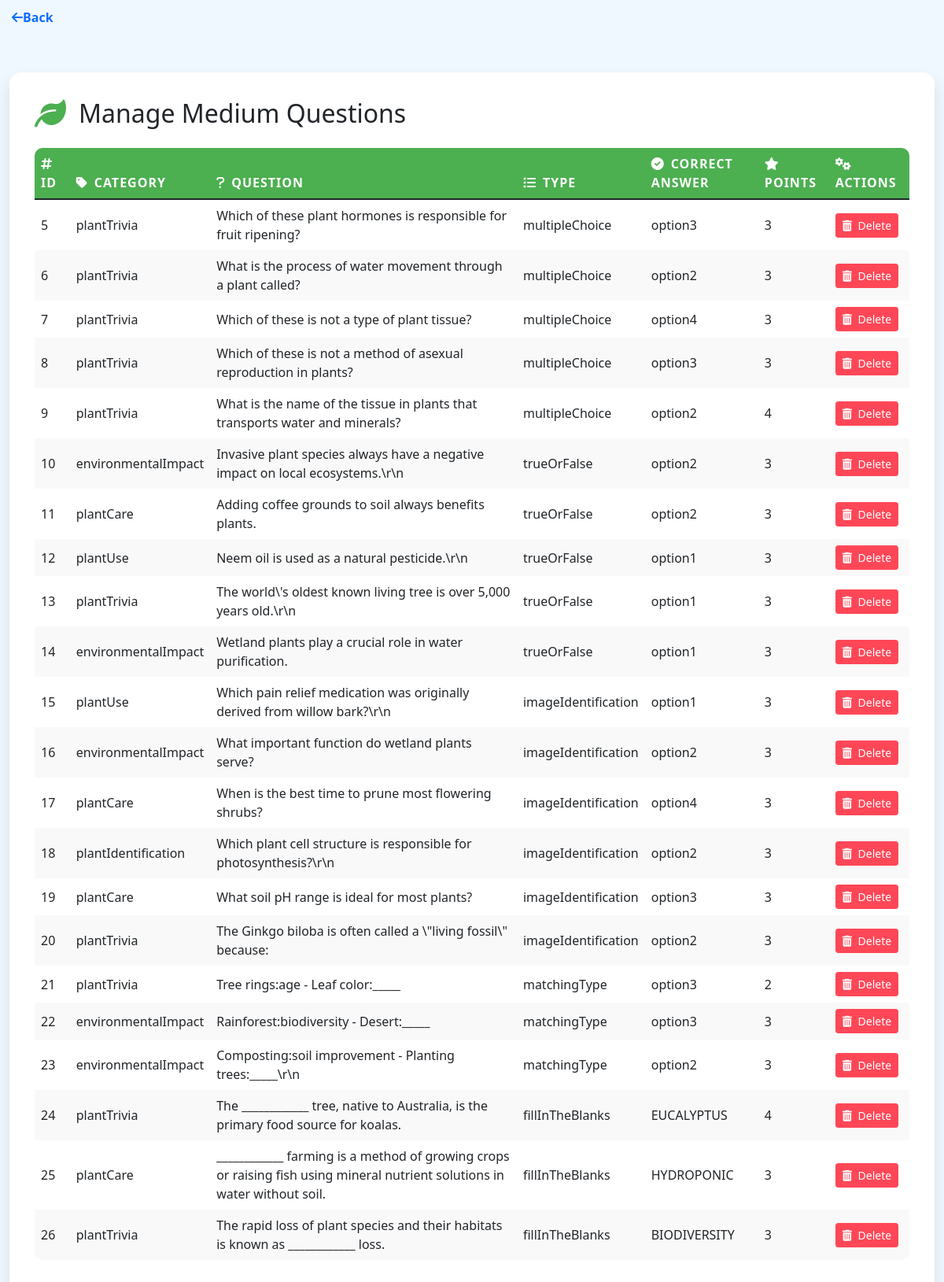
Screenshot of /manage_question_medium.php with the database file from the repository.
### tables this page shows
CREATE TABLE `medium` (
  `mediumID` int(11) NOT NULL,
  `Mcategory` varchar(255) NOT NULL,
  `Mcorrectanswer` varchar(255) NOT NULL,
  `Mimgupload` varchar(255) NOT NULL,
  `Mpoint` int(11) NOT NULL,
  `Mquestion` varchar(255) NOT NULL,
  `MtypeQuestion` varchar(255) NOT NULL,
  `option1` varchar(255) NOT NULL,
  `option2` varchar(255) NOT NULL,
  `option3` varchar(255) NOT NULL,
  `option4` varchar(255) NOT NULL
);

### manage_question_medium.php (the view, shortened to what this page needs)
<?php
$servername = "localhost";
$username = "root";
$password = "";
$dbname = "floraquiz";
$conn = new mysqli($servername, $username, $password, $dbname);
$sql = "SELECT * FROM medium";
$result = $conn->query($sql);
?>
<!DOCTYPE html>
<html lang="en">
<head>
    <link href="https://cdn.jsdelivr.net/npm/bootstrap@5.1.3/dist/css/bootstrap.min.css" rel="stylesheet">
    <link href="https://cdnjs.cloudflare.com/ajax/libs/font-awesome/6.0.0-beta3/css/all.min.css" rel="stylesheet">
</head>
<body>
<div class="action-buttons">
    <a href="#" class="action-button back-button" onclick="goBack()">
        <i class="fas fa-arrow-left icon"></i>Back
    </a>
</div>
<div class="container mt-5">
        <div class="card mb-4 fade-in">
            <div class="card-body">
                <h2 class="card-title mb-4 d-flex align-items-center">
                    <i class="fas fa-leaf header-icon"></i>
                    Manage Medium Questions
                </h2>
                <div class="table-responsive">
                    <table class="table table-hover">
                        <thead>
                            <tr>
                                <th><i class="fas fa-hashtag me-2"></i>ID</th>
                                <th><i class="fas fa-tag me-2"></i>Category</th>
                                <th><i class="fas fa-question me-2"></i>Question</th>
                                <th><i class="fas fa-list-ul me-2"></i>Type</th>
                                <th><i class="fas fa-check-circle me-2"></i>Correct Answer</th>
                                <th><i class="fas fa-star me-2"></i>Points</th>
                                <th><i class="fas fa-cogs me-2"></i>Actions</th>
                            </tr>
                        </thead>
                        <tbody>
                            <?php
                            if ($result->num_rows > 0) {
                                while($row = $result->fetch_assoc()) {
                                    echo "<tr>";
                                    echo "<td>".$row["mediumID"]."</td>";
                                    echo "<td>".$row["Mcategory"]."</td>";
                                    echo "<td>".$row["Mquestion"]."</td>";
                                    echo "<td>".$row["MtypeQuestion"]."</td>";
                                    echo "<td>".$row["Mcorrectanswer"]."</td>";
                                    echo "<td>".$row["Mpoint"]."</td>";
                                    echo "<td>
                                            <button type='button' class='btn btn-delete btn-sm' onclick='showDeleteModal(".$row["mediumID"].")'>
                                                <i class='fas fa-trash-alt me-1'></i> Delete
                                            </button>
                                          </td>";
                                    echo "</tr>";
                                }
                            } else {
                                echo "<tr><td colspan='7' class='text-center'>No questions found</td></tr>";
                            }
                            ?>
                        </tbody>
                    </table>
                </div>
            </div>
        </div>
    </div>
</body>
</html>

### manage_question_medium.php (style rules this page uses)
body { background-color: #f0f8ff; font-family: 'Segoe UI', Tahoma, Geneva, Verdana, sans-serif; }
.container { max-width: 1400px; }
.card { border: none; border-radius: 15px; box-shadow: 0 10px 20px rgba(0, 0, 0, 0.1); transition: all 0.3s ease; overflow: hidden; }
.card-body { padding: 2rem; }
.table { border-radius: 10px; overflow: hidden; }
.table th { background-color: #4CAF50; color: white; font-weight: 600; text-transform: uppercase; letter-spacing: 1px; border: none; }
.table td { vertical-align: middle; border: none; transition: background-color 0.3s ease; }
.table tr:nth-child(even) { background-color: #f9f9f9; }
.btn-delete { background-color: #ff4757; border-color: #ff4757; color: white; transition: all 0.3s ease; }
.header-icon { font-size: 2.5rem; color: #4CAF50; margin-right: 1rem; animation: bounce 2s infinite; }
.fade-in { animation: fadeIn 0.5s; }
.action-buttons { display: flex; justify-content: space-between; align-items: center; margin-bottom: 20px; }
.action-button { padding: 10px 15px; border: none; border-radius: 50px; cursor: pointer; font-size: 16px; font-weight: 600; transition: all 0.3s ease; display: flex; align-items: center; justify-content: center; text-decoration: none; }

### rows the page displays
medium: mediumID "5", Mcategory "plantTrivia", Mquestion "Which of these plant hormones is responsible for fruit ripening?", MtypeQuestion "multipleChoice", Mcorrectanswer "option3", Mpoint "3"
medium: mediumID "6", Mcategory "plantTrivia", Mquestion "What is the process of water movement through a plant called?", MtypeQuestion "multipleChoice", Mcorrectanswer "option2", Mpoint "3"
medium: mediumID "7", Mcategory "plantTrivia", Mquestion "Which of these is not a type of plant tissue?", MtypeQuestion "multipleChoice", Mcorrectanswer "option4", Mpoint "3"
medium: mediumID "8", Mcategory "plantTrivia", Mquestion "Which of these is not a method of asexual reproduction in plants?", MtypeQuestion "multipleChoice", Mcorrectanswer "option3", Mpoint "3"
medium: mediumID "9", Mcategory "plantTrivia", Mquestion "What is the name of the tissue in plants that transports water and minerals?", MtypeQuestion "multipleChoice", Mcorrectanswer "option2", Mpoint "4"
medium: mediumID "10", Mcategory "environmentalImpact", Mquestion "Invasive plant species always have a negative impact on local ecosystems.\\r\\n", MtypeQuestion "trueOrFalse", Mcorrectanswer "option2", Mpoint "3"
medium: mediumID "11", Mcategory "plantCare", Mquestion "Adding coffee grounds to soil always benefits plants.", MtypeQuestion "trueOrFalse", Mcorrectanswer "option2", Mpoint "3"
medium: mediumID "12", Mcategory "plantUse", Mquestion "Neem oil is used as a natural pesticide.\\r\\n", MtypeQuestion "trueOrFalse", Mcorrectanswer "option1", Mpoint "3"
medium: mediumID "13", Mcategory "plantTrivia", Mquestion "The world\\'s oldest known living tree is over 5,000 years old.\\r\\n", MtypeQuestion "trueOrFalse", Mcorrectanswer "option1", Mpoint "3"
medium: mediumID "14", Mcategory "environmentalImpact", Mquestion "Wetland plants play a crucial role in water purification.", MtypeQuestion "trueOrFalse", Mcorrectanswer "option1", Mpoint "3"
medium: mediumID "15", Mcategory "plantUse", Mquestion "Which pain relief medication was originally derived from willow bark?\\r\\n", MtypeQuestion "imageIdentification", Mcorrectanswer "option1", Mpoint "3"
medium: mediumID "16", Mcategory "environmentalImpact", Mquestion "What important function do wetland plants serve?", MtypeQuestion "imageIdentification", Mcorrectanswer "option2", Mpoint "3"
medium: mediumID "17", Mcategory "plantCare", Mquestion "When is the best time to prune most flowering shrubs?", MtypeQuestion "imageIdentification", Mcorrectanswer "option4", Mpoint "3"
medium: mediumID "18", Mcategory "plantIdentification", Mquestion "Which plant cell structure is responsible for photosynthesis?\\r\\n", MtypeQuestion "imageIdentification", Mcorrectanswer "option2", Mpoint "3"
medium: mediumID "19", Mcategory "plantCare", Mquestion "What soil pH range is ideal for most plants?", MtypeQuestion "imageIdentification", Mcorrectanswer "option3", Mpoint "3"
medium: mediumID "20", Mcategory "plantTrivia", Mquestion "The Ginkgo biloba is often called a \\\"living fossil\\\" because:", MtypeQuestion "imageIdentification", Mcorrectanswer "option2", Mpoint "3"
medium: mediumID "21", Mcategory "plantTrivia", Mquestion "Tree rings:age - Leaf color:_____", MtypeQuestion "matchingType", Mcorrectanswer "option3", Mpoint "2"
medium: mediumID "22", Mcategory "environmentalImpact", Mquestion "Rainforest:biodiversity - Desert:_____", MtypeQuestion "matchingType", Mcorrectanswer "option3", Mpoint "3"
medium: mediumID "23", Mcategory "environmentalImpact", Mquestion "Composting:soil improvement - Planting trees:_____\\r\\n", MtypeQuestion "matchingType", Mcorrectanswer "option2", Mpoint "3"
medium: mediumID "24", Mcategory "plantTrivia", Mquestion "The ____________ tree, native to Australia, is the primary food source for koalas.", MtypeQuestion "fillInTheBlanks", Mcorrectanswer "EUCALYPTUS", Mpoint "4"
medium: mediumID "25", Mcategory "plantCare", Mquestion "____________ farming is a method of growing crops or raising fish using mineral nutrient solutions in water without soil.", MtypeQuestion "fillInTheBlanks", Mcorrectanswer "HYDROPONIC", Mpoint "3"
medium: mediumID "26", Mcategory "plantTrivia", Mquestion "The rapid loss of plant species and their habitats is known as ____________ loss.", MtypeQuestion "fillInTheBlanks", Mcorrectanswer "BIODIVERSITY", Mpoint "3"
